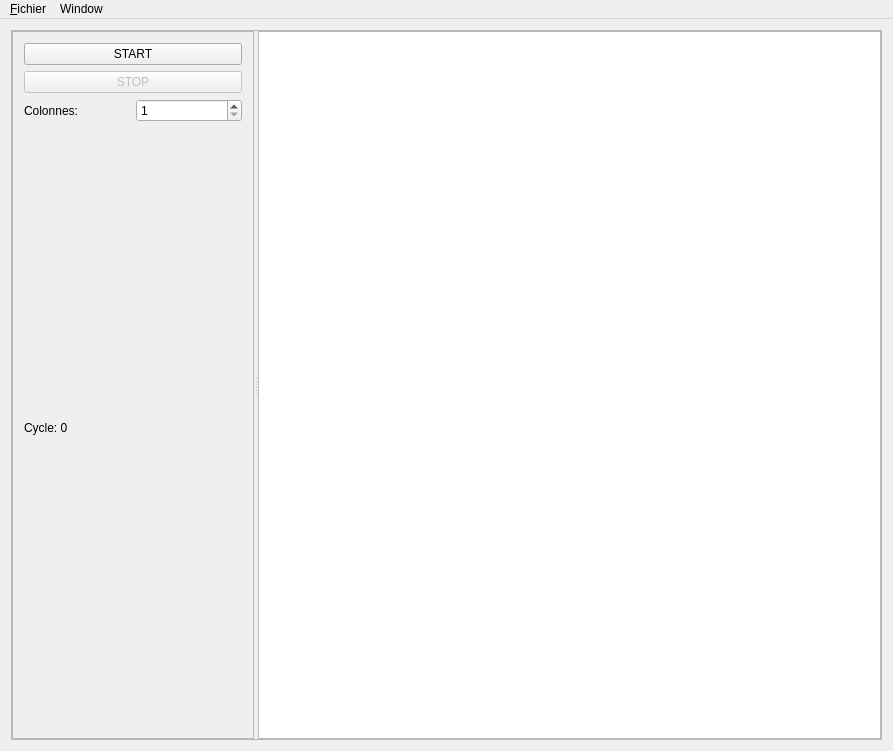
<?xml version="1.0" encoding="UTF-8"?>
<ui version="4.0">
 <class>MainWindow</class>
 <widget class="QMainWindow" name="MainWindow">
  <property name="geometry">
   <rect>
    <x>0</x>
    <y>0</y>
    <width>893</width>
    <height>751</height>
   </rect>
  </property>
  <property name="sizePolicy">
   <sizepolicy hsizetype="Fixed" vsizetype="Fixed">
    <horstretch>0</horstretch>
    <verstretch>0</verstretch>
   </sizepolicy>
  </property>
  <property name="baseSize">
   <size>
    <width>893</width>
    <height>751</height>
   </size>
  </property>
  <property name="windowTitle">
   <string>MainWindow</string>
  </property>
  <widget class="QWidget" name="centralWidget">
   <layout class="QHBoxLayout" name="horizontalLayout">
    <item>
     <widget class="QSplitter" name="splitter">
      <property name="frameShape">
       <enum>QFrame::StyledPanel</enum>
      </property>
      <property name="frameShadow">
       <enum>QFrame::Sunken</enum>
      </property>
      <property name="orientation">
       <enum>Qt::Horizontal</enum>
      </property>
      <property name="opaqueResize">
       <bool>true</bool>
      </property>
      <property name="childrenCollapsible">
       <bool>false</bool>
      </property>
      <widget class="QFrame" name="frame">
       <property name="minimumSize">
        <size>
         <width>150</width>
         <height>0</height>
        </size>
       </property>
       <property name="maximumSize">
        <size>
         <width>250</width>
         <height>16777215</height>
        </size>
       </property>
       <property name="baseSize">
        <size>
         <width>150</width>
         <height>0</height>
        </size>
       </property>
       <property name="frameShape">
        <enum>QFrame::StyledPanel</enum>
       </property>
       <property name="frameShadow">
        <enum>QFrame::Raised</enum>
       </property>
       <layout class="QVBoxLayout" name="verticalLayout">
        <item>
         <widget class="QPushButton" name="startButton">
          <property name="text">
           <string>START</string>
          </property>
         </widget>
        </item>
        <item>
         <widget class="QPushButton" name="stopButton">
          <property name="enabled">
           <bool>false</bool>
          </property>
          <property name="text">
           <string>STOP</string>
          </property>
         </widget>
        </item>
        <item>
         <layout class="QHBoxLayout" name="horizontalLayout_2">
          <property name="sizeConstraint">
           <enum>QLayout::SetMaximumSize</enum>
          </property>
          <item>
           <widget class="QLabel" name="label">
            <property name="text">
             <string>Colonnes:</string>
            </property>
           </widget>
          </item>
          <item>
           <widget class="QSpinBox" name="spinNbRow">
            <property name="minimum">
             <number>1</number>
            </property>
            <property name="maximum">
             <number>2000</number>
            </property>
           </widget>
          </item>
         </layout>
        </item>
        <item>
         <widget class="QLabel" name="cycleLabel">
          <property name="text">
           <string>Cycle: 0</string>
          </property>
         </widget>
        </item>
       </layout>
      </widget>
      <widget class="QGraphicsView" name="graphicsView">
       <property name="minimumSize">
        <size>
         <width>623</width>
         <height>0</height>
        </size>
       </property>
       <property name="baseSize">
        <size>
         <width>623</width>
         <height>0</height>
        </size>
       </property>
       <property name="backgroundBrush">
        <brush brushstyle="NoBrush">
         <color alpha="255">
          <red>255</red>
          <green>255</green>
          <blue>255</blue>
         </color>
        </brush>
       </property>
       <property name="cacheMode">
        <set>QGraphicsView::CacheBackground</set>
       </property>
      </widget>
     </widget>
    </item>
   </layout>
  </widget>
  <widget class="QMenuBar" name="menuBar">
   <property name="geometry">
    <rect>
     <x>0</x>
     <y>0</y>
     <width>893</width>
     <height>21</height>
    </rect>
   </property>
   <widget class="QMenu" name="menu_Fichier">
    <property name="title">
     <string>&amp;Fichier</string>
    </property>
    <addaction name="action_Quitter"/>
   </widget>
   <widget class="QMenu" name="menuWindow">
    <property name="title">
     <string>Window</string>
    </property>
    <addaction name="actionFullscreen"/>
   </widget>
   <addaction name="menu_Fichier"/>
   <addaction name="menuWindow"/>
  </widget>
  <action name="action_Quitter">
   <property name="text">
    <string>&amp;Quitter</string>
   </property>
   <property name="shortcut">
    <string>Ctrl+Q</string>
   </property>
  </action>
  <action name="actionFullscreen">
   <property name="text">
    <string>&amp;Fullscreen</string>
   </property>
   <property name="shortcut">
    <string>Ctrl+F</string>
   </property>
  </action>
 </widget>
 <layoutdefault spacing="6" margin="11"/>
 <resources/>
 <connections/>
</ui>
